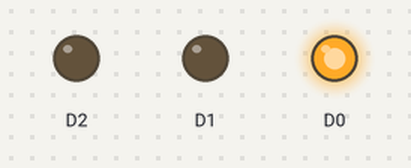
Recording of a sketch running on a simulated ESP8266 (NodeMCU). Parts: output pins drawn as LEDs (lit = HIGH).

Above: at 0.05 s.
At 1.45 s:
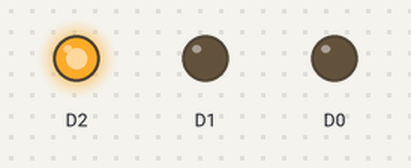
At 2.85 s:
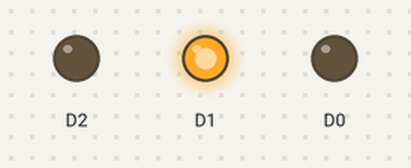
Timing chart, 0 to 3.1 s (numbered marks = the images above):
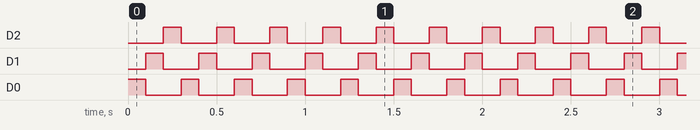

The sketch:

Led_glow.ino
```cpp
void setup() {
  // put your setup code here, to run once:
pinMode(D0,OUTPUT);
pinMode(D1,OUTPUT);
pinMode(D2,OUTPUT);

}

void loop() {
  // put your main code here, to run repeatedly:
 digitalWrite(D0,HIGH);
 delay(100);
 digitalWrite(D0,LOW);
 digitalWrite(D1,HIGH);
 delay(100);
 digitalWrite(D1,LOW);
 digitalWrite(D2,HIGH);
 delay(100);
 digitalWrite(D2,LOW);
}
```

Measured:
- by itself, D2, D1, D0: alternates HIGH for 0.10 s and LOW for 0.20 s
